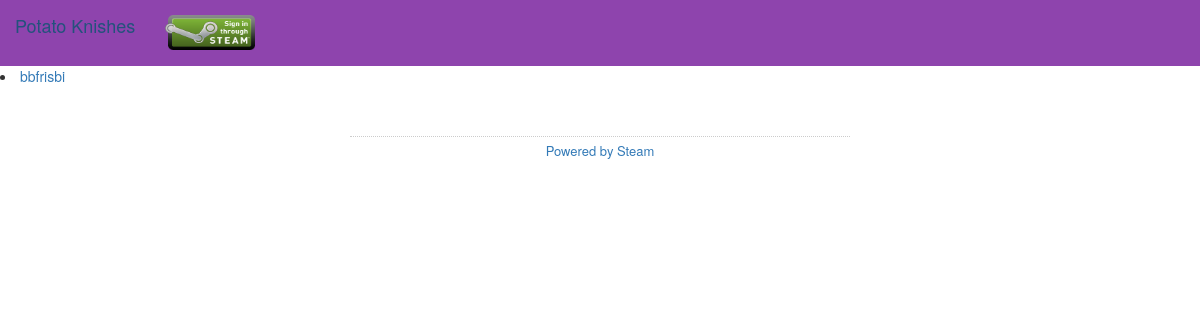
Page /userlist on the earlier database version.
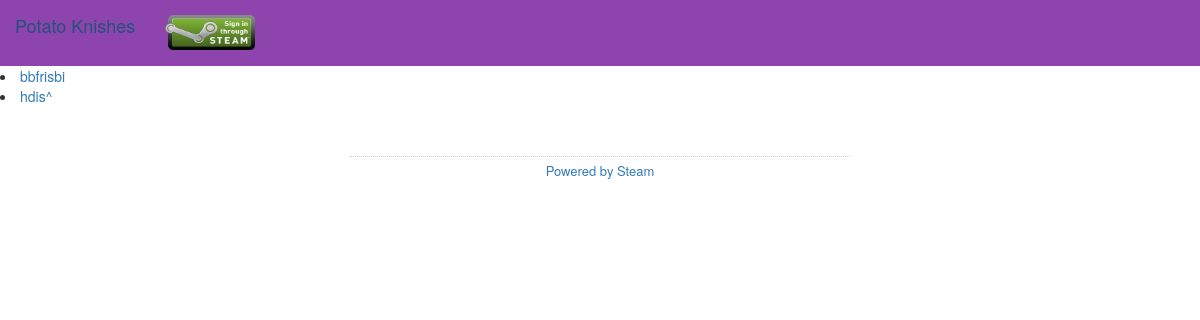
Same page on the later database version.
### app/models.py (models this page shows, shortened)
class User(db.Model):
    id = db.Column(db.Integer, primary_key=True)
    steamId = db.Column(db.String(33))
    nickname = db.Column(db.String(33))
    avatar = db.Column(db.String(4000))

### app/views.py (the view)
@app.route('/userlist')
def userlist():
    users = models.User.query.all()
    return render_template('users.html', users = users)

### app/views.py (called while the page is built)
@app.before_request
def before_request():
    g.user = None
    if 'user_id' in session:
        g.user = User.query.get(session['user_id'])

### app/templates/users.html
{% extends "base.html" %}
{% block content %}
    {% for user in users %}
    	<li><a href="{{ url_for('user', nickname = user.nickname) }}">{{user.nickname}}</a></li>
    {% endfor %}
{% endblock %}

### app/templates/base.html (shortened to what this page needs)
<html>
<head>
</head>
<body>
<div>
      <div div class="navbar navbar-inverse-purp navbar-fixed-top" role="navigation">
        <div class="container-fluid">
          <div class="navbar-header">
            <a href="{{ url_for('index') }}" class="navbar-brand">Potato Knishes</a>
          </div>
          <div class="navbar-collapse collapse">
            <ul class="nav navbar-nav">
              {% if g.user == None %}
                <li><a href="{{ url_for('login') }}"><img src="/static/image/sits_large_border.png" width="90" height="35" border="0"></img></a></li>
              {% else %}
                <li><a href="{{ url_for('user', nickname = g.user.nickname) }}">{{g.user.nickname}}'s Profile</a></li>
                <li><a href="{{ url_for('logout') }}">Logout</a></li>
              {% endif %}
            </ul>
          </div>
        </div>
      </div>
</div>
{% block content %}
{% endblock %}
</body>
<footer>
    <link rel="stylesheet" type="text/css" href="/static/css/main.css">
    <link rel="stylesheet" type="text/css" href="//maxcdn.bootstrapcdn.com/bootstrap/3.2.0/css/bootstrap.min.css">
  <a href="http://steampowered.com">Powered by Steam</a>
</footer>
</html>

### app/static/css/main.css (style rules this page uses)
html { height: 100%; }
footer { width: 500px; margin: 50px auto; border-top: 1px dotted #ccc; padding-top: 5px; font-size: 13px; text-align: center; }
.navbar-inverse-purp { border-color: #080808; background-color: #8e44ad; }
body { height: 100%; }
a { color: #0060B6; text-decoration: none; }

Differences in the rows shown:
added User: nickname "hdis^"
